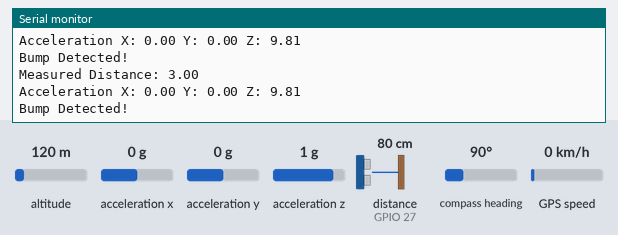
A sketch run on a simulated ESP32. Parts: the last lines printed to the serial monitor. Wiring (inferred from the names in the program): ultrasonic range finder: trigger GPIO 26; echo GPIO 27. Inputs (shaded band) come from the test bench; at power-on: acceleration z 1 g, distance to the obstacle (sensor on GPIO 27) 80 cm, acceleration x 0 g, acceleration y 0 g, altitude 120 m, compass heading 90°, GPS speed 0 km/h. The echo pulse lasts 58.3 µs per cm; WiFi joins after 1.5 s; servers stay silent unless stated; the GPS gets a fix after 3 s at 37.7749, -122.4194 with 8 satellites.

Above: at 3.0 s.
3.1 s: acceleration z set to -1.4 g
At 4.7 s:
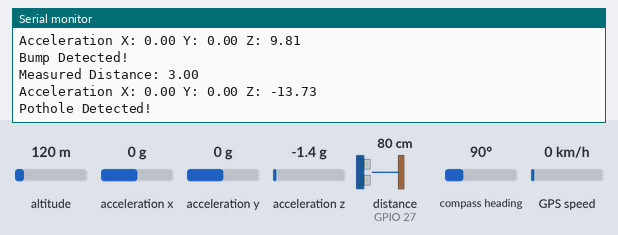
6.3 s: acceleration z set to 0 g
At 7.4 s:
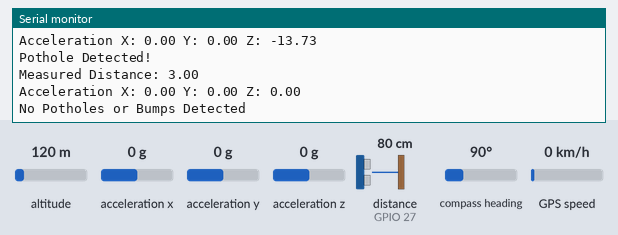
9.4 s: distance to the obstacle (sensor on GPIO 27) set to 2 cm
At 10.7 s:
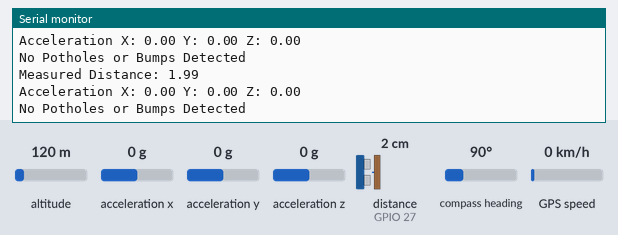
10.9 s: acceleration x set to -1.4 g
At 11.8 s:
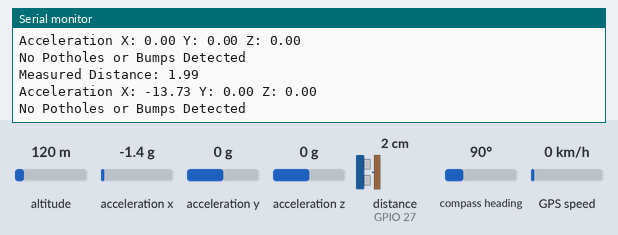
12.4 s: distance to the obstacle (sensor on GPIO 27) set to 4 cm
At 13.7 s:
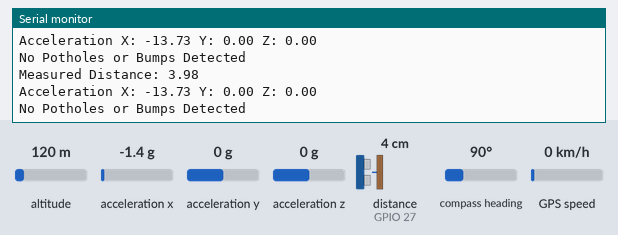
13.9 s: acceleration y set to -1.4 g
At 14.9 s:
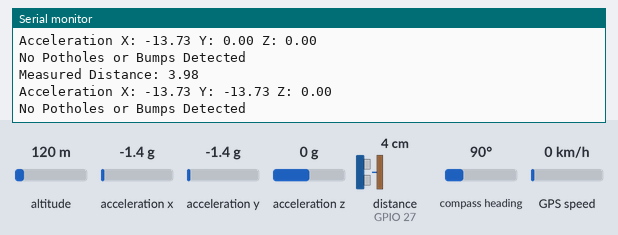
Timing chart, 0 to 16.4 s (numbered marks = the images above; inputs shaded):
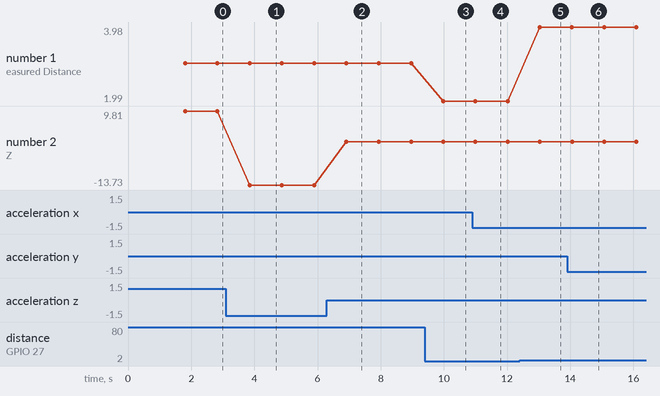

The sketch:

potholecar.ino
```cpp
#define BLYNK_TEMPLATE_ID "TMPL3ca0PeGpo"
#define BLYNK_TEMPLATE_NAME "Pothole Sensor"
#define BLYNK_AUTH_TOKEN "a78gryDH7refH3gprVgUn7a1YqIF6VPX"

#include <WiFi.h>
#include <BlynkSimpleEsp32.h>
#include <Wire.h>
#include <Adafruit_Sensor.h>
#include <Adafruit_ADXL345_U.h>
#include <TinyGPS++.h>

// Blynk credentials
char auth[] = BLYNK_AUTH_TOKEN;
char ssid[] = "realmeGT2";
char pass[] = "1234sonu";

// Sensor objects
Adafruit_ADXL345_Unified accel = Adafruit_ADXL345_Unified(12345);
TinyGPSPlus gps;

// Ultrasonic sensor pins
#define TRIG_PIN 26
#define ECHO_PIN 27

// GPS pins
#define RXD2 16
#define TXD2 17
HardwareSerial GPS(2);

// Constants
const float SENSOR_BASELINE_CM = 3;    // Baseline distance from sensor to the ground
const float POTHOLE_THRESHOLD_CM = 5; // Distance above which a pothole is detected
const float ACCEL_POTHOLE_Z = -3.0;   // Z-axis threshold for pothole detection
const float ACCEL_BUMP_Z = 3.0;       // Z-axis threshold for bump detection

void setup() {
    Serial.begin(115200);

    // Initialize Blynk
    Blynk.begin(auth, ssid, pass);
    Blynk.virtualWrite(V0, "Blynk is working!");

    // Initialize sensors
    if (!accel.begin()) {
        Serial.println("Failed to initialize ADXL345");
        while (1);
    }
    pinMode(TRIG_PIN, OUTPUT);
    pinMode(ECHO_PIN, INPUT);

    // Initialize GPS
    GPS.begin(9600, SERIAL_8N1, RXD2, TXD2);
}

void loop() {
    Blynk.run();
    readSensors();
}

void readSensors() {
    // Read ultrasonic sensor
    digitalWrite(TRIG_PIN, LOW);
    delayMicroseconds(2);
    digitalWrite(TRIG_PIN, HIGH);
    delayMicroseconds(10);
    digitalWrite(TRIG_PIN, LOW);
    long duration = pulseIn(ECHO_PIN, HIGH);

    float distance = (duration * 0.034) / 2; // Calculate distance in cm
    if (distance <= 0 || distance > 50) {   // Ignore invalid or out-of-range values
        distance = SENSOR_BASELINE_CM;      // Default to baseline if reading is invalid
    }

    Serial.print("Measured Distance: ");
    Serial.println(distance);

    // Read ADXL345 accelerometer
    sensors_event_t event;
    accel.getEvent(&event);
    float x = event.acceleration.x;
    float y = event.acceleration.y;
    float z = event.acceleration.z;

    Serial.print("Acceleration X: ");
    Serial.print(x);
    Serial.print(" Y: ");
    Serial.print(y);
    Serial.print(" Z: ");
    Serial.println(z);

    // Read GPS data
    while (GPS.available()) {
        gps.encode(GPS.read());
    }
    double lat = gps.location.lat();
    double lng = gps.location.lng();

    // Send latitude and longitude to Blynk
    Blynk.virtualWrite(V1, String(lat, 6)); // Latitude on V1
    Blynk.virtualWrite(V2, String(lng, 6)); // Longitude on V2

    // Combined pothole detection logic
    bool potholeDetected = false;
    bool bumpDetected = false;
    String message;

    // Ultrasonic detection for pothole
    if (distance > SENSOR_BASELINE_CM + POTHOLE_THRESHOLD_CM) { // Detect pothole
        potholeDetected = true;
        message += "Ultrasonic Detected Pothole! ";
    }

    // Accelerometer detection for potholes or bumps
    if (z < ACCEL_POTHOLE_Z) { // Downward dip (pothole)
        potholeDetected = true;
        message += "Accelerometer Detected Pothole! ";
    } else if (z > ACCEL_BUMP_Z) { // Upward spike (bump)
        bumpDetected = true;
        message += "Accelerometer Detected Bump! ";
    }

    // Display results
    if (potholeDetected) {
        Serial.println("Pothole Detected!");
        Blynk.virtualWrite(V0, "Pothole Detected!\n" + message);
    } else if (bumpDetected) {
        Serial.println("Bump Detected!");
        Blynk.virtualWrite(V0, "Bump Detected!\n" + message);
    } else {
        Serial.println("No Potholes or Bumps Detected");
        Blynk.virtualWrite(V0, "No Potholes or Bumps\nDistance: " + String(distance) + " cm");
    }

    // Add a delay to avoid rapid spamming
    delay(1000);
}
```

Measured:
- after the input at 3.1 s, the serial monitor: prints a new line after 0.75 s (image 1)
- after the input at 6.3 s, the serial monitor: prints a new line after 0.62 s (image 2)
- after the input at 9.4 s, the serial monitor: prints a new line after 0.58 s (image 3)
- after the input at 10.9 s, the serial monitor: prints a new line after 0.10 s (image 4)
- after the input at 12.4 s, the serial monitor: prints a new line after 0.64 s (image 5)
- after the input at 13.9 s, the serial monitor: prints a new line after 0.16 s (image 6)
- plotted number 1: 3 → 1.99 after the input at 9.4 s, 1.99 → 3.98 after the input at 12.4 s
- plotted number 2: 9.81 → -13.73 after the input at 3.1 s
